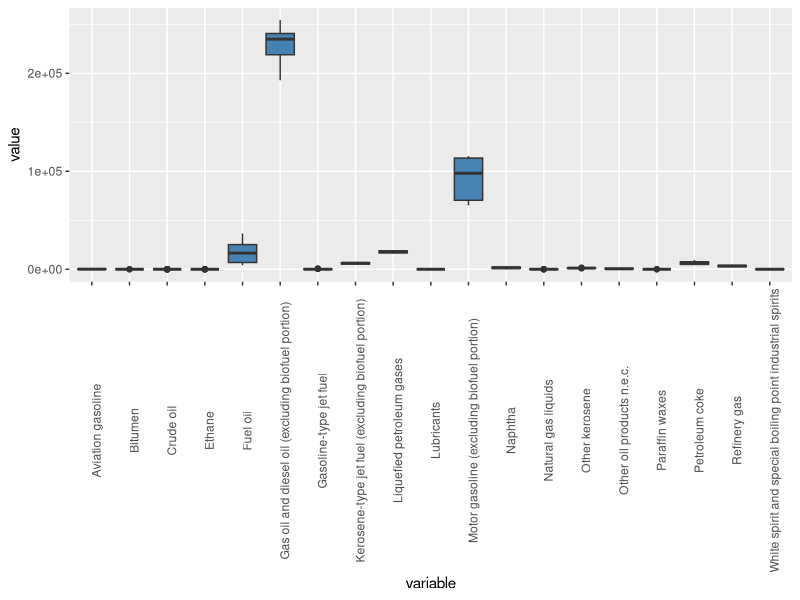

Reproduce this figure in R.
#import tidyverse::
library(tidyverse)

oilProducts<- read.csv("ProcessedData/Products_by_year.csv")

oilProducts$variable = as.factor(oilProducts$variable)

# The variable "Oil and petroleum products (excluding biofuel portion)" is a total figure (I checked this in the spreadsheet)


a <- oilProducts %>% 
  filter(variable != "Oil and petroleum products (excluding biofuel portion)") %>% 
  ggplot(aes(x=variable, y=value)) +
  geom_boxplot(fill='steelblue') +
  theme(axis.text.x = element_text(angle = 90))

plot(a)